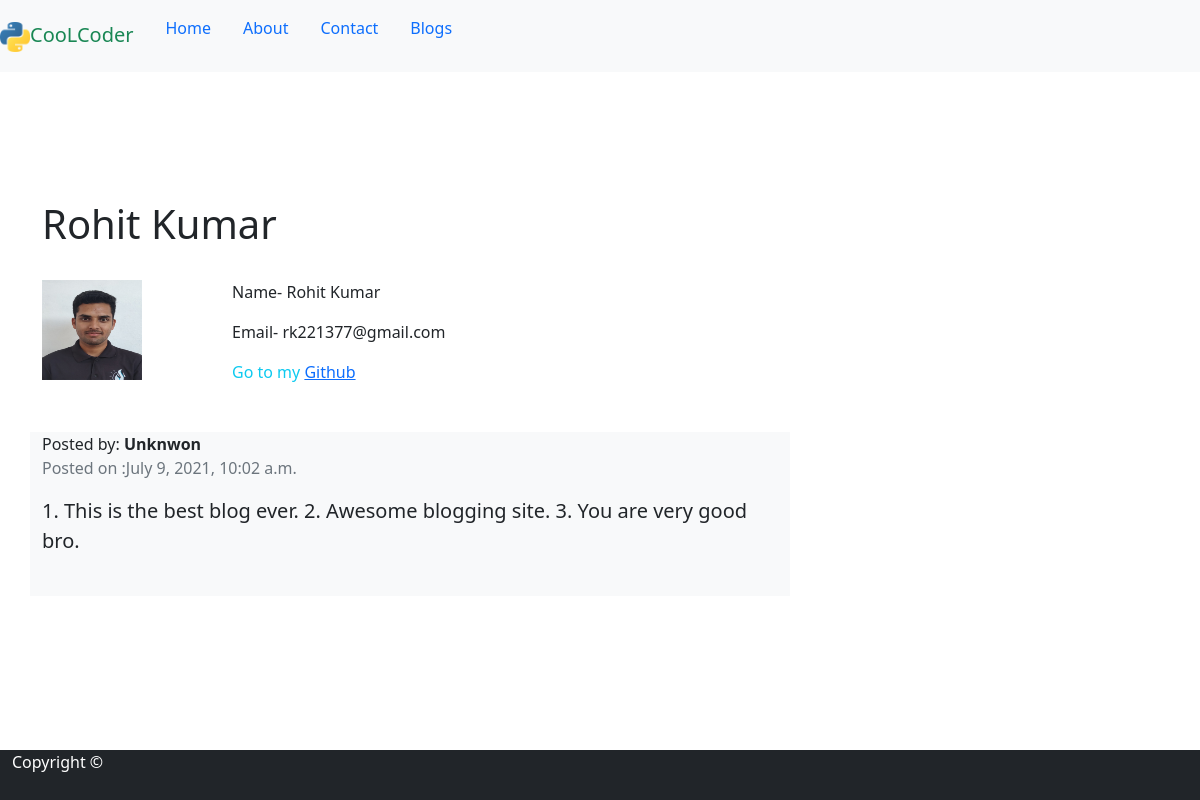
Before: / with the older database file.
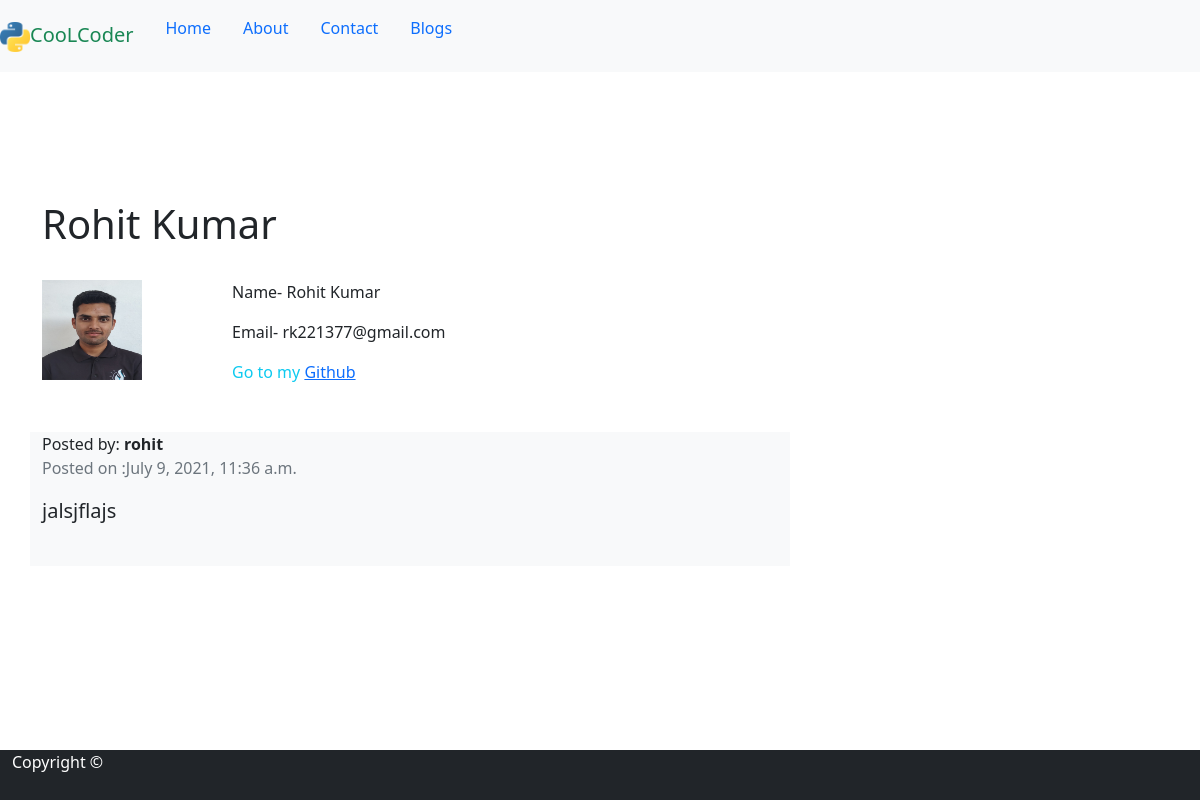
After: the same page with the newer database file.
### blog_app/models.py (models this page shows, shortened)
class ShowData(models.Model):
    name=models.CharField(max_length=100)
    post=models.TextField()
    date=models.DateTimeField(auto_now_add=True)
    class Meta:
        ordering=['-date']

### app1/views.py (the view)
# urls.py: path('',views.index,name='home')
def index(request):
        data=ShowData.objects.all()[:1]
        return render(request, 'index.html',{'data':data})

### templates/index.html (shortened to what this page needs)
{%extends 'base.html'%}
{%load static%}
{%block body%}
        <div class='container'>
            <h1>Rohit Kumar</h1><br>
            <div class='row'>
                <div class='col-md-2 col-xs-6'>
                    <img class='img-responsive' src="{%static 'img/ropic.jpg'%}" height='100' width='100'>
                </div>
                <div class='col-md-3 col-xs-6'>
                    <p>Name- Rohit Kumar</p>
                    <p>Email- rk221377@gmail.com</p>
                    <span class='text-info'>Go to my <a href='https://github.com/Rohitkumar15697'>Github</a></span>
                </div>
            </div>
        </div>
        <br><br>
    <div class='container'>
    {%for data in data%}
            <div class='row'>
                <div class='col-md-8 col-xs-12 bg-light'>
                Posted by: <strong>{{data.name}}</strong><br>
                    <p class='text-muted'>Posted on :{{data.date}}</p>
                    <p class='lead'>{{data.post}}</p><br>
                </div>
            </div>
        <br>
    {%endfor%}
</div>
{%endblock%}

### templates/base.html (shortened to what this page needs)
{% load static %}
<html>
    <head>
        <link rel='stylesheet' href={%static 'css/bootstrap.min.css' %}>
    </head>
    <body>
        <div class='container-fluid'>
                <nav class='navbar navbar-expand-lg bg-light fixed-top'>
                     <a class='navbar-brand text-success'  href={%url 'home'%}>
                        <img  src="{%static 'img/pyLogo.png'%}" height='30' width='30'>CooLCoder</a>
                    <ul class='nav-nabar list-inline d-flex'>
                    <li class='nav-item '><a href={%url 'home'%} class='nav-link '>Home</a></li>
                    <li class='nav-item '><a href='#' class='nav-link'>About</a></li>
                    <li class='nav-item '><a href='#' class='nav-link'>Contact</a></li>
                    <li class='nav-item '><a href={%url 'blog'%} class='nav-link'>Blogs</a></li>
                </ul>
            </nav>
        </div>
    <div class='container h-25'>
    </div>
        <div class='container-fluid'>
            {%block body%}
            {%endblock%}
        </div>
        <br><br>
        <div class='container-fluid bg-dark text-white footer'>
            Copyright &copy;
        </div>
    </body>
</html>

### templates/base.html (style rules this page uses)
.footer { position:fixed; bottom:0; height:50px; }

Changed rows visible on the page:
removed ShowData: name "Unknwon", date "July 9, 2021, 10:02 a.m.", post "1. This is the best blog ever. 2. Awesome blogging site. 3. You are very good bro."
added ShowData: name "rohit", date "July 9, 2021, 11:36 a.m.", post "jalsjflajs"
